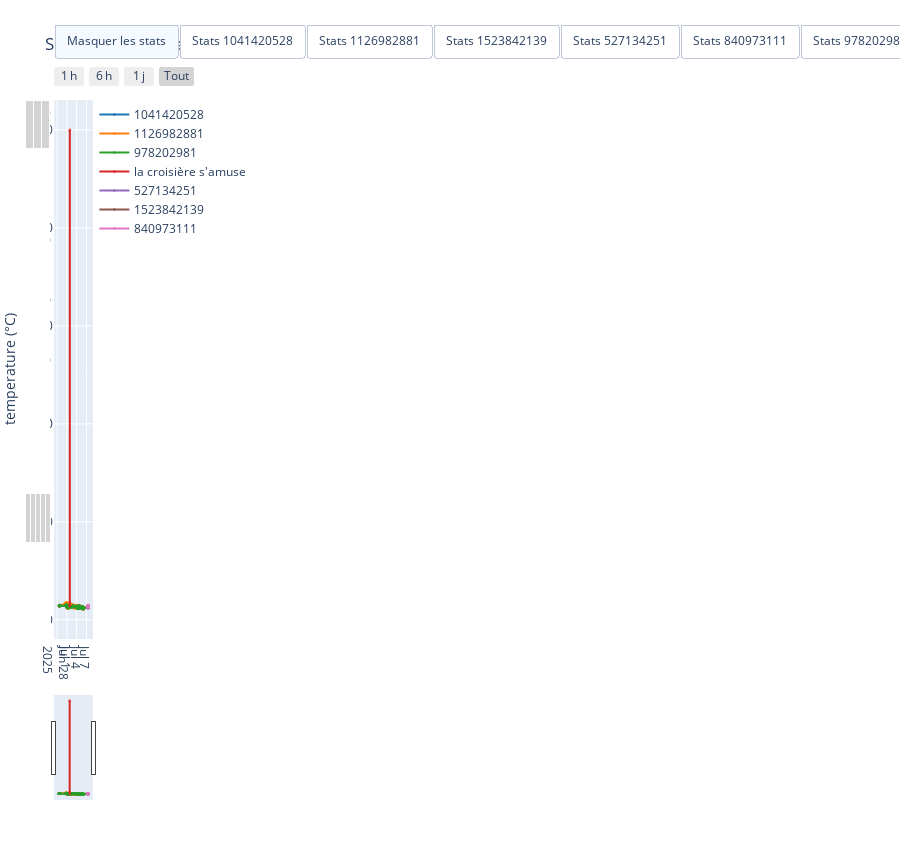

The code cell stored with this chart in its notebook:
### Code cell
creer_dashboard_capteur(df, stats_complet, "Suivi temperature", "temperature", "°C")

### Figure 1 — Plotly figure (JSON) as saved in the notebook; plotly's stock layout.template omitted (floating-point values rounded to 4 significant figures; data arrays with more than 128 entries replaced by an {"elided": "..."} marker saying what was removed)
{"data": [{"cells": {"align": "left", "fill": {"color": "white"}, "values": {"elided": "3x880 mixed values"}}, "domain": {"x": [0, 0.38], "y": [0.37, 1]}, "header": {"align": "left", "fill": {"color": "lightgrey"}, "values": ["Heure", "temperature (°C)", "Capteur"]}, "type": "table"}, {"cells": {"align": "left", "fill": {"color": "white"}, "values": [["1041420528", "1126982881", "1523842139", "527134251", "840973111", "978202981", "la croisière s'amuse", "Tous les capteurs"], [26.77, 28, 27.25, 25.57, 27.35, 26.6, 514.2, 28.41], [21.91, 21.92, 25.48, 23.9, 25.48, 22.02, 28.39, 21.91], [29.49, 35.23, 29.65, 26.73, 29.82, 30.67, 1000, 1000], [205, 417, 5, 15, 17, 219, 2, 880]]}, "domain": {"x": [0, 0.38], "y": [0, 0.27]}, "header": {"align": "left", "fill": {"color": "lightgrey"}, "values": ["Capteur", "Moyenne (°C)", "Min (°C)", "Max (°C)", "Nb valeurs"]}, "type": "table"}, {"customdata": {"elided": "205x5 mixed values"}, "hovertemplate": "<b>Capteur</b> : %{customdata[0]}<br><b>Date</b> : %{x|%d %b %Y %H:%M}<br><b>temperature</b> : %{y:.2f} °C<br><br><b>Statistiques capteur</b><br>Moyenne : %{customdata[1]:.2f} °C<br>Min : %{customdata[2]:.2f} °C<br>Max : %{customdata[3]:.2f} °C<br>Nb valeurs : %{customdata[4]}<extra></extra>", "line": {"color": "#1F77B4", "shape": "spline", "width": 2}, "marker": {"opacity": 0.7, "size": 3}, "mode": "lines+markers", "name": "1041420528", "type": "scatter", "x": {"elided": "205 str values"}, "xaxis": "x", "y": {"elided": "205 float values"}, "yaxis": "y"}, {"customdata": {"elided": "417x5 mixed values"}, "hovertemplate": "<b>Capteur</b> : %{customdata[0]}<br><b>Date</b> : %{x|%d %b %Y %H:%M}<br><b>temperature</b> : %{y:.2f} °C<br><br><b>Statistiques capteur</b><br>Moyenne : %{customdata[1]:.2f} °C<br>Min : %{customdata[2]:.2f} °C<br>Max : %{customdata[3]:.2f} °C<br>Nb valeurs : %{customdata[4]}<extra></extra>", "line": {"color": "#FF7F0E", "shape": "spline", "width": 2}, "marker": {"opacity": 0.7, "size": 3}, "mode": "lines+markers", "name": "1126982881", "type": "scatter", "x": {"elided": "417 str values"}, "xaxis": "x", "y": {"elided": "417 float values"}, "yaxis": "y"}, {"customdata": {"elided": "219x5 mixed values"}, "hovertemplate": "<b>Capteur</b> : %{customdata[0]}<br><b>Date</b> : %{x|%d %b %Y %H:%M}<br><b>temperature</b> : %{y:.2f} °C<br><br><b>Statistiques capteur</b><br>Moyenne : %{customdata[1]:.2f} °C<br>Min : %{customdata[2]:.2f} °C<br>Max : %{customdata[3]:.2f} °C<br>Nb valeurs : %{customdata[4]}<extra></extra>", "line": {"color": "#2CA02C", "shape": "spline", "width": 2}, "marker": {"opacity": 0.7, "size": 3}, "mode": "lines+markers", "name": "978202981", "type": "scatter", "x": {"elided": "219 str values"}, "xaxis": "x", "y": {"elided": "219 float values"}, "yaxis": "y"}, {"customdata": [["la croisière s'amuse", 514.2, 28.39, 1000, 2], ["la croisière s'amuse", 514.2, 28.39, 1000, 2]], "hovertemplate": "<b>Capteur</b> : %{customdata[0]}<br><b>Date</b> : %{x|%d %b %Y %H:%M}<br><b>temperature</b> : %{y:.2f} °C<br><br><b>Statistiques capteur</b><br>Moyenne : %{customdata[1]:.2f} °C<br>Min : %{customdata[2]:.2f} °C<br>Max : %{customdata[3]:.2f} °C<br>Nb valeurs : %{customdata[4]}<extra></extra>", "line": {"color": "#D62728", "shape": "spline", "width": 2}, "marker": {"opacity": 0.7, "size": 3}, "mode": "lines+markers", "name": "la croisière s'amuse", "type": "scatter", "x": ["2025-07-01T21:19:07.000000000", "2025-07-01T21:19:07.000000000"], "xaxis": "x", "y": [1000.0, 28.39], "yaxis": "y"}, {"customdata": [["527134251", 25.57, 23.9, 26.73, 15], ["527134251", 25.57, 23.9, 26.73, 15], ["527134251", 25.57, 23.9, 26.73, 15], ["527134251", 25.57, 23.9, 26.73, 15], ["527134251", 25.57, 23.9, 26.73, 15], ["527134251", 25.57, 23.9, 26.73, 15], ["527134251", 25.57, 23.9, 26.73, 15], ["527134251", 25.57, 23.9, 26.73, 15], ["527134251", 25.57, 23.9, 26.73, 15], ["527134251", 25.57, 23.9, 26.73, 15], ["527134251", 25.57, 23.9, 26.73, 15], ["527134251", 25.57, 23.9, 26.73, 15], ["527134251", 25.57, 23.9, 26.73, 15], ["527134251", 25.57, 23.9, 26.73, 15], ["527134251", 25.57, 23.9, 26.73, 15]], "hovertemplate": "<b>Capteur</b> : %{customdata[0]}<br><b>Date</b> : %{x|%d %b %Y %H:%M}<br><b>temperature</b> : %{y:.2f} °C<br><br><b>Statistiques capteur</b><br>Moyenne : %{customdata[1]:.2f} °C<br>Min : %{customdata[2]:.2f} °C<br>Max : %{customdata[3]:.2f} °C<br>Nb valeurs : %{customdata[4]}<extra></extra>", "line": {"color": "#9467BD", "shape": "spline", "width": 2}, "marker": {"opacity": 0.7, "size": 3}, "mode": "lines+markers", "name": "527134251", "type": "scatter", "x": ["2025-07-07T11:05:25.000000000", "2025-07-07T11:19:02.000000000", "2025-07-07T11:22:03.000000000", "2025-07-07T11:24:34.000000000", "2025-07-07T11:27:36.000000000", "2025-07-07T11:28:37.000000000", "2025-07-07T11:47:16.000000000", "2025-07-07T11:48:47.000000000", "2025-07-07T11:49:48.000000000", "2025-07-07T11:50:48.000000000", "2025-07-07T11:51:49.000000000", "2025-07-07T11:52:49.000000000", "2025-07-07T11:54:20.000000000", "2025-07-07T11:56:21.000000000", "2025-07-07T11:58:52.000000000"], "xaxis": "x", "y": [25.87, 26.22, 25.95, 26.58, 26.3, 25.99, 26.73, 26.31, 25.81, 25.37, 25.03, 24.76, 24.49, 24.22, 23.9], "yaxis": "y"}, {"customdata": [["1523842139", 27.25, 25.48, 29.65, 5], ["1523842139", 27.25, 25.48, 29.65, 5], ["1523842139", 27.25, 25.48, 29.65, 5], ["1523842139", 27.25, 25.48, 29.65, 5], ["1523842139", 27.25, 25.48, 29.65, 5]], "hovertemplate": "<b>Capteur</b> : %{customdata[0]}<br><b>Date</b> : %{x|%d %b %Y %H:%M}<br><b>temperature</b> : %{y:.2f} °C<br><br><b>Statistiques capteur</b><br>Moyenne : %{customdata[1]:.2f} °C<br>Min : %{customdata[2]:.2f} °C<br>Max : %{customdata[3]:.2f} °C<br>Nb valeurs : %{customdata[4]}<extra></extra>", "line": {"color": "#8C564B", "shape": "spline", "width": 2}, "marker": {"opacity": 0.7, "size": 3}, "mode": "lines+markers", "name": "1523842139", "type": "scatter", "x": ["2025-07-07T11:19:05.000000000", "2025-07-07T11:33:42.000000000", "2025-07-07T11:38:45.000000000", "2025-07-07T11:57:25.000000000", "2025-07-07T11:58:55.000000000"], "xaxis": "x", "y": [26.03, 25.78, 25.48, 29.3, 29.65], "yaxis": "y"}, {"customdata": [["840973111", 27.35, 25.48, 29.82, 17], ["840973111", 27.35, 25.48, 29.82, 17], ["840973111", 27.35, 25.48, 29.82, 17], ["840973111", 27.35, 25.48, 29.82, 17], ["840973111", 27.35, 25.48, 29.82, 17], ["840973111", 27.35, 25.48, 29.82, 17], ["840973111", 27.35, 25.48, 29.82, 17], ["840973111", 27.35, 25.48, 29.82, 17], ["840973111", 27.35, 25.48, 29.82, 17], ["840973111", 27.35, 25.48, 29.82, 17], ["840973111", 27.35, 25.48, 29.82, 17], ["840973111", 27.35, 25.48, 29.82, 17], ["840973111", 27.35, 25.48, 29.82, 17], ["840973111", 27.35, 25.48, 29.82, 17], ["840973111", 27.35, 25.48, 29.82, 17], ["840973111", 27.35, 25.48, 29.82, 17], ["840973111", 27.35, 25.48, 29.82, 17]], "hovertemplate": "<b>Capteur</b> : %{customdata[0]}<br><b>Date</b> : %{x|%d %b %Y %H:%M}<br><b>temperature</b> : %{y:.2f} °C<br><br><b>Statistiques capteur</b><br>Moyenne : %{customdata[1]:.2f} °C<br>Min : %{customdata[2]:.2f} °C<br>Max : %{customdata[3]:.2f} °C<br>Nb valeurs : %{customdata[4]}<extra></extra>", "line": {"color": "#E377C2", "shape": "spline", "width": 2}, "marker": {"opacity": 0.7, "size": 3}, "mode": "lines+markers", "name": "840973111", "type": "scatter", "x": ["2025-07-07T11:25:09.000000000", "2025-07-07T11:26:09.000000000", "2025-07-07T11:26:39.000000000", "2025-07-07T11:27:10.000000000", "2025-07-07T11:28:40.000000000", "2025-07-07T11:29:41.000000000", "2025-07-07T11:30:11.000000000", "2025-07-07T11:31:12.000000000", "2025-07-07T11:32:12.000000000", "2025-07-07T11:34:13.000000000", "2025-07-07T11:35:44.000000000", "2025-07-07T11:37:15.000000000", "2025-07-07T11:51:53.000000000", "2025-07-07T11:52:53.000000000", "2025-07-07T11:56:25.000000000", "2025-07-07T11:59:27.000000000", "2025-07-07T11:59:49.000000000"], "xaxis": "x", "y": [25.91, 26.21, 27.05, 27.85, 27.51, 27.15, 26.88, 26.61, 26.35, 26.09, 25.76, 25.48, 29.22, 29.55, 29.82, 29.44, 28.09], "yaxis": "y"}, {"hovertemplate": "<b>Capteur</b> : 1041420528<br><b>Type</b> : Moyenne<br><b>Valeur</b> : %{y:.2f} °C<extra></extra>", "line": {"color": "#1F77B4", "dash": "dash", "width": 1}, "mode": "lines", "name": "1041420528 - Moyenne", "type": "scatter", "visible": false, "x": {"elided": "205 str values"}, "xaxis": "x", "y": {"elided": "205 float values"}, "yaxis": "y"}, {"hovertemplate": "<b>Capteur</b> : 1041420528<br><b>Type</b> : Minimum<br><b>Valeur</b> : %{y:.2f} °C<extra></extra>", "line": {"color": "#1F77B4", "dash": "dot", "width": 1}, "mode": "lines", "name": "1041420528 - Minimum", "type": "scatter", "visible": false, "x": {"elided": "205 str values"}, "xaxis": "x", "y": {"elided": "205 float values"}, "yaxis": "y"}, {"hovertemplate": "<b>Capteur</b> : 1041420528<br><b>Type</b> : Maximum<br><b>Valeur</b> : %{y:.2f} °C<extra></extra>", "line": {"color": "#1F77B4", "dash": "dot", "width": 1}, "mode": "lines", "name": "1041420528 - Maximum", "type": "scatter", "visible": false, "x": {"elided": "205 str values"}, "xaxis": "x", "y": {"elided": "205 float values"}, "yaxis": "y"}, {"hovertemplate": "<b>Capteur</b> : 1126982881<br><b>Type</b> : Moyenne<br><b>Valeur</b> : %{y:.2f} °C<extra></extra>", "line": {"color": "#FF7F0E", "dash": "dash", "width": 1}, "mode": "lines", "name": "1126982881 - Moyenne", "type": "scatter", "visible": false, "x": {"elided": "417 str values"}, "xaxis": "x", "y": {"elided": "417 float values"}, "yaxis": "y"}, {"hovertemplate": "<b>Capteur</b> : 1126982881<br><b>Type</b> : Minimum<br><b>Valeur</b> : %{y:.2f} °C<extra></extra>", "line": {"color": "#FF7F0E", "dash": "dot", "width": 1}, "mode": "lines", "name": "1126982881 - Minimum", "type": "scatter", "visible": false, "x": {"elided": "417 str values"}, "xaxis": "x", "y": {"elided": "417 float values"}, "yaxis": "y"}, {"hovertemplate": "<b>Capteur</b> : 1126982881<br><b>Type</b> : Maximum<br><b>Valeur</b> : %{y:.2f} °C<extra></extra>", "line": {"color": "#FF7F0E", "dash": "dot", "width": 1}, "mode": "lines", "name": "1126982881 - Maximum", "type": "scatter", "visible": false, "x": {"elided": "417 str values"}, "xaxis": "x", "y": {"elided": "417 float values"}, "yaxis": "y"}, {"hovertemplate": "<b>Capteur</b> : 1523842139<br><b>Type</b> : Moyenne<br><b>Valeur</b> : %{y:.2f} °C<extra></extra>", "line": {"color": "#2CA02C", "dash": "dash", "width": 1}, "mode": "lines", "name": "1523842139 - Moyenne", "type": "scatter", "visible": false, "x": ["2025-07-07T11:19:05.000000000", "2025-07-07T11:33:42.000000000", "2025-07-07T11:38:45.000000000", "2025-07-07T11:57:25.000000000", "2025-07-07T11:58:55.000000000"], "xaxis": "x", "y": [27.25, 27.25, 27.25, 27.25, 27.25], "yaxis": "y"}, {"hovertemplate": "<b>Capteur</b> : 1523842139<br><b>Type</b> : Minimum<br><b>Valeur</b> : %{y:.2f} °C<extra></extra>", "line": {"color": "#2CA02C", "dash": "dot", "width": 1}, "mode": "lines", "name": "1523842139 - Minimum", "type": "scatter", "visible": false, "x": ["2025-07-07T11:19:05.000000000", "2025-07-07T11:33:42.000000000", "2025-07-07T11:38:45.000000000", "2025-07-07T11:57:25.000000000", "2025-07-07T11:58:55.000000000"], "xaxis": "x", "y": [25.48, 25.48, 25.48, 25.48, 25.48], "yaxis": "y"}, {"hovertemplate": "<b>Capteur</b> : 1523842139<br><b>Type</b> : Maximum<br><b>Valeur</b> : %{y:.2f} °C<extra></extra>", "line": {"color": "#2CA02C", "dash": "dot", "width": 1}, "mode": "lines", "name": "1523842139 - Maximum", "type": "scatter", "visible": false, "x": ["2025-07-07T11:19:05.000000000", "2025-07-07T11:33:42.000000000", "2025-07-07T11:38:45.000000000", "2025-07-07T11:57:25.000000000", "2025-07-07T11:58:55.000000000"], "xaxis": "x", "y": [29.65, 29.65, 29.65, 29.65, 29.65], "yaxis": "y"}, {"hovertemplate": "<b>Capteur</b> : 527134251<br><b>Type</b> : Moyenne<br><b>Valeur</b> : %{y:.2f} °C<extra></extra>", "line": {"color": "#D62728", "dash": "dash", "width": 1}, "mode": "lines", "name": "527134251 - Moyenne", "type": "scatter", "visible": false, "x": ["2025-07-07T11:05:25.000000000", "2025-07-07T11:19:02.000000000", "2025-07-07T11:22:03.000000000", "2025-07-07T11:24:34.000000000", "2025-07-07T11:27:36.000000000", "2025-07-07T11:28:37.000000000", "2025-07-07T11:47:16.000000000", "2025-07-07T11:48:47.000000000", "2025-07-07T11:49:48.000000000", "2025-07-07T11:50:48.000000000", "2025-07-07T11:51:49.000000000", "2025-07-07T11:52:49.000000000", "2025-07-07T11:54:20.000000000", "2025-07-07T11:56:21.000000000", "2025-07-07T11:58:52.000000000"], "xaxis": "x", "y": [25.57, 25.57, 25.57, 25.57, 25.57, 25.57, 25.57, 25.57, 25.57, 25.57, 25.57, 25.57, 25.57, 25.57, 25.57], "yaxis": "y"}, {"hovertemplate": "<b>Capteur</b> : 527134251<br><b>Type</b> : Minimum<br><b>Valeur</b> : %{y:.2f} °C<extra></extra>", "line": {"color": "#D62728", "dash": "dot", "width": 1}, "mode": "lines", "name": "527134251 - Minimum", "type": "scatter", "visible": false, "x": ["2025-07-07T11:05:25.000000000", "2025-07-07T11:19:02.000000000", "2025-07-07T11:22:03.000000000", "2025-07-07T11:24:34.000000000", "2025-07-07T11:27:36.000000000", "2025-07-07T11:28:37.000000000", "2025-07-07T11:47:16.000000000", "2025-07-07T11:48:47.000000000", "2025-07-07T11:49:48.000000000", "2025-07-07T11:50:48.000000000", "2025-07-07T11:51:49.000000000", "2025-07-07T11:52:49.000000000", "2025-07-07T11:54:20.000000000", "2025-07-07T11:56:21.000000000", "2025-07-07T11:58:52.000000000"], "xaxis": "x", "y": [23.9, 23.9, 23.9, 23.9, 23.9, 23.9, 23.9, 23.9, 23.9, 23.9, 23.9, 23.9, 23.9, 23.9, 23.9], "yaxis": "y"}, {"hovertemplate": "<b>Capteur</b> : 527134251<br><b>Type</b> : Maximum<br><b>Valeur</b> : %{y:.2f} °C<extra></extra>", "line": {"color": "#D62728", "dash": "dot", "width": 1}, "mode": "lines", "name": "527134251 - Maximum", "type": "scatter", "visible": false, "x": ["2025-07-07T11:05:25.000000000", "2025-07-07T11:19:02.000000000", "2025-07-07T11:22:03.000000000", "2025-07-07T11:24:34.000000000", "2025-07-07T11:27:36.000000000", "2025-07-07T11:28:37.000000000", "2025-07-07T11:47:16.000000000", "2025-07-07T11:48:47.000000000", "2025-07-07T11:49:48.000000000", "2025-07-07T11:50:48.000000000", "2025-07-07T11:51:49.000000000", "2025-07-07T11:52:49.000000000", "2025-07-07T11:54:20.000000000", "2025-07-07T11:56:21.000000000", "2025-07-07T11:58:52.000000000"], "xaxis": "x", "y": [26.73, 26.73, 26.73, 26.73, 26.73, 26.73, 26.73, 26.73, 26.73, 26.73, 26.73, 26.73, 26.73, 26.73, 26.73], "yaxis": "y"}, {"hovertemplate": "<b>Capteur</b> : 840973111<br><b>Type</b> : Moyenne<br><b>Valeur</b> : %{y:.2f} °C<extra></extra>", "line": {"color": "#9467BD", "dash": "dash", "width": 1}, "mode": "lines", "name": "840973111 - Moyenne", "type": "scatter", "visible": false, "x": ["2025-07-07T11:25:09.000000000", "2025-07-07T11:26:09.000000000", "2025-07-07T11:26:39.000000000", "2025-07-07T11:27:10.000000000", "2025-07-07T11:28:40.000000000", "2025-07-07T11:29:41.000000000", "2025-07-07T11:30:11.000000000", "2025-07-07T11:31:12.000000000", "2025-07-07T11:32:12.000000000", "2025-07-07T11:34:13.000000000", "2025-07-07T11:35:44.000000000", "2025-07-07T11:37:15.000000000", "2025-07-07T11:51:53.000000000", "2025-07-07T11:52:53.000000000", "2025-07-07T11:56:25.000000000", "2025-07-07T11:59:27.000000000", "2025-07-07T11:59:49.000000000"], "xaxis": "x", "y": [27.35, 27.35, 27.35, 27.35, 27.35, 27.35, 27.35, 27.35, 27.35, 27.35, 27.35, 27.35, 27.35, 27.35, 27.35, 27.35, 27.35], "yaxis": "y"}, {"hovertemplate": "<b>Capteur</b> : 840973111<br><b>Type</b> : Minimum<br><b>Valeur</b> : %{y:.2f} °C<extra></extra>", "line": {"color": "#9467BD", "dash": "dot", "width": 1}, "mode": "lines", "name": "840973111 - Minimum", "type": "scatter", "visible": false, "x": ["2025-07-07T11:25:09.000000000", "2025-07-07T11:26:09.000000000", "2025-07-07T11:26:39.000000000", "2025-07-07T11:27:10.000000000", "2025-07-07T11:28:40.000000000", "2025-07-07T11:29:41.000000000", "2025-07-07T11:30:11.000000000", "2025-07-07T11:31:12.000000000", "2025-07-07T11:32:12.000000000", "2025-07-07T11:34:13.000000000", "2025-07-07T11:35:44.000000000", "2025-07-07T11:37:15.000000000", "2025-07-07T11:51:53.000000000", "2025-07-07T11:52:53.000000000", "2025-07-07T11:56:25.000000000", "2025-07-07T11:59:27.000000000", "2025-07-07T11:59:49.000000000"], "xaxis": "x", "y": [25.48, 25.48, 25.48, 25.48, 25.48, 25.48, 25.48, 25.48, 25.48, 25.48, 25.48, 25.48, 25.48, 25.48, 25.48, 25.48, 25.48], "yaxis": "y"}, {"hovertemplate": "<b>Capteur</b> : 840973111<br><b>Type</b> : Maximum<br><b>Valeur</b> : %{y:.2f} °C<extra></extra>", "line": {"color": "#9467BD", "dash": "dot", "width": 1}, "mode": "lines", "name": "840973111 - Maximum", "type": "scatter", "visible": false, "x": ["2025-07-07T11:25:09.000000000", "2025-07-07T11:26:09.000000000", "2025-07-07T11:26:39.000000000", "2025-07-07T11:27:10.000000000", "2025-07-07T11:28:40.000000000", "2025-07-07T11:29:41.000000000", "2025-07-07T11:30:11.000000000", "2025-07-07T11:31:12.000000000", "2025-07-07T11:32:12.000000000", "2025-07-07T11:34:13.000000000", "2025-07-07T11:35:44.000000000", "2025-07-07T11:37:15.000000000", "2025-07-07T11:51:53.000000000", "2025-07-07T11:52:53.000000000", "2025-07-07T11:56:25.000000000", "2025-07-07T11:59:27.000000000", "2025-07-07T11:59:49.000000000"], "xaxis": "x", "y": [29.82, 29.82, 29.82, 29.82, 29.82, 29.82, 29.82, 29.82, 29.82, 29.82, 29.82, 29.82, 29.82, 29.82, 29.82, 29.82, 29.82], "yaxis": "y"}, {"hovertemplate": "<b>Capteur</b> : 978202981<br><b>Type</b> : Moyenne<br><b>Valeur</b> : %{y:.2f} °C<extra></extra>", "line": {"color": "#8C564B", "dash": "dash", "width": 1}, "mode": "lines", "name": "978202981 - Moyenne", "type": "scatter", "visible": false, "x": {"elided": "219 str values"}, "xaxis": "x", "y": {"elided": "219 float values"}, "yaxis": "y"}, {"hovertemplate": "<b>Capteur</b> : 978202981<br><b>Type</b> : Minimum<br><b>Valeur</b> : %{y:.2f} °C<extra></extra>", "line": {"color": "#8C564B", "dash": "dot", "width": 1}, "mode": "lines", "name": "978202981 - Minimum", "type": "scatter", "visible": false, "x": {"elided": "219 str values"}, "xaxis": "x", "y": {"elided": "219 float values"}, "yaxis": "y"}, {"hovertemplate": "<b>Capteur</b> : 978202981<br><b>Type</b> : Maximum<br><b>Valeur</b> : %{y:.2f} °C<extra></extra>", "line": {"color": "#8C564B", "dash": "dot", "width": 1}, "mode": "lines", "name": "978202981 - Maximum", "type": "scatter", "visible": false, "x": {"elided": "219 str values"}, "xaxis": "x", "y": {"elided": "219 float values"}, "yaxis": "y"}, {"hovertemplate": "<b>Capteur</b> : la croisière s'amuse<br><b>Type</b> : Moyenne<br><b>Valeur</b> : %{y:.2f} °C<extra></extra>", "line": {"color": "#E377C2", "dash": "dash", "width": 1}, "mode": "lines", "name": "la croisière s'amuse - Moyenne", "type": "scatter", "visible": false, "x": ["2025-07-01T21:19:07.000000000", "2025-07-01T21:19:07.000000000"], "xaxis": "x", "y": [514.2, 514.2], "yaxis": "y"}, {"hovertemplate": "<b>Capteur</b> : la croisière s'amuse<br><b>Type</b> : Minimum<br><b>Valeur</b> : %{y:.2f} °C<extra></extra>", "line": {"color": "#E377C2", "dash": "dot", "width": 1}, "mode": "lines", "name": "la croisière s'amuse - Minimum", "type": "scatter", "visible": false, "x": ["2025-07-01T21:19:07.000000000", "2025-07-01T21:19:07.000000000"], "xaxis": "x", "y": [28.39, 28.39], "yaxis": "y"}, {"hovertemplate": "<b>Capteur</b> : la croisière s'amuse<br><b>Type</b> : Maximum<br><b>Valeur</b> : %{y:.2f} °C<extra></extra>", "line": {"color": "#E377C2", "dash": "dot", "width": 1}, "mode": "lines", "name": "la croisière s'amuse - Maximum", "type": "scatter", "visible": false, "x": ["2025-07-01T21:19:07.000000000", "2025-07-01T21:19:07.000000000"], "xaxis": "x", "y": [1000, 1000], "yaxis": "y"}, {"hovertemplate": "<b>Capteur</b> : Tous les capteurs<br><b>Type</b> : Moyenne<br><b>Valeur</b> : %{y:.2f} °C<extra></extra>", "line": {"color": "red", "dash": "dash", "width": 1}, "mode": "lines", "name": "Tous les capteurs - Moyenne", "type": "scatter", "visible": false, "x": {"elided": "880 str values"}, "xaxis": "x", "y": {"elided": "880 float values"}, "yaxis": "y"}, {"hovertemplate": "<b>Capteur</b> : Tous les capteurs<br><b>Type</b> : Minimum<br><b>Valeur</b> : %{y:.2f} °C<extra></extra>", "line": {"color": "red", "dash": "dot", "width": 1}, "mode": "lines", "name": "Tous les capteurs - Minimum", "type": "scatter", "visible": false, "x": {"elided": "880 str values"}, "xaxis": "x", "y": {"elided": "880 float values"}, "yaxis": "y"}, {"hovertemplate": "<b>Capteur</b> : Tous les capteurs<br><b>Type</b> : Maximum<br><b>Valeur</b> : %{y:.2f} °C<extra></extra>", "line": {"color": "red", "dash": "dot", "width": 1}, "mode": "lines", "name": "Tous les capteurs - Maximum", "type": "scatter", "visible": false, "x": {"elided": "880 str values"}, "xaxis": "x", "y": {"elided": "880 int values"}, "yaxis": "y"}], "layout": {"height": 850, "margin": {"b": 50, "l": 10, "r": 10, "t": 100}, "showlegend": true, "title": {"text": "Suivi temperature"}, "updatemenus": [{"buttons": [{"args": [{"visible": [true, true, true, true, true, true, true, true, true, false, false, false, false, false, false, false, false, false, false, false, false, false, false, false, false, false, false, false, false, false, false, false, false]}], "label": "Masquer les stats", "method": "update"}, {"args": [{"visible": [true, true, true, true, true, true, true, true, true, true, true, true, false, false, false, false, false, false, false, false, false, false, false, false, false, false, false, false, false, false, false, false, false]}], "label": "Stats 1041420528", "method": "update"}, {"args": [{"visible": [true, true, true, true, true, true, true, true, true, false, false, false, true, true, true, false, false, false, false, false, false, false, false, false, false, false, false, false, false, false, false, false, false]}], "label": "Stats 1126982881", "method": "update"}, {"args": [{"visible": [true, true, true, true, true, true, true, true, true, false, false, false, false, false, false, true, true, true, false, false, false, false, false, false, false, false, false, false, false, false, false, false, false]}], "label": "Stats 1523842139", "method": "update"}, {"args": [{"visible": [true, true, true, true, true, true, true, true, true, false, false, false, false, false, false, false, false, false, true, true, true, false, false, false, false, false, false, false, false, false, false, false, false]}], "label": "Stats 527134251", "method": "update"}, {"args": [{"visible": [true, true, true, true, true, true, true, true, true, false, false, false, false, false, false, false, false, false, false, false, false, true, true, true, false, false, false, false, false, false, false, false, false]}], "label": "Stats 840973111", "method": "update"}, {"args": [{"visible": [true, true, true, true, true, true, true, true, true, false, false, false, false, false, false, false, false, false, false, false, false, false, false, false, true, true, true, false, false, false, false, false, false]}], "label": "Stats 978202981", "method": "update"}, {"args": [{"visible": [true, true, true, true, true, true, true, true, true, false, false, false, false, false, false, false, false, false, false, false, false, false, false, false, false, false, false, true, true, true, false, false, false]}], "label": "Stats la croisière s'amuse", "method": "update"}, {"args": [{"visible": [true, true, true, true, true, true, true, true, true, false, false, false, false, false, false, false, false, false, false, false, false, false, false, false, false, false, false, false, false, false, true, true, true]}], "label": "Stats Tous les capteurs", "method": "update"}], "direction": "left", "type": "buttons", "x": 0.428, "xanchor": "left", "y": 1.08, "yanchor": "bottom"}], "xaxis": {"anchor": "y", "domain": [0.43, 1], "rangeselector": {"buttons": [{"count": 1, "label": "1 h", "step": "hour", "stepmode": "backward"}, {"count": 6, "label": "6 h", "step": "hour", "stepmode": "backward"}, {"count": 1, "label": "1 j", "step": "day", "stepmode": "backward"}, {"label": "Tout", "step": "all"}]}, "rangeslider": {"visible": true}}, "yaxis": {"anchor": "x", "domain": [0, 1], "showgrid": true, "tickcolor": "black", "tickformat": "f", "ticklen": 0, "ticks": "inside", "title": {"text": "temperature (°C)"}, "zeroline": false}}}
